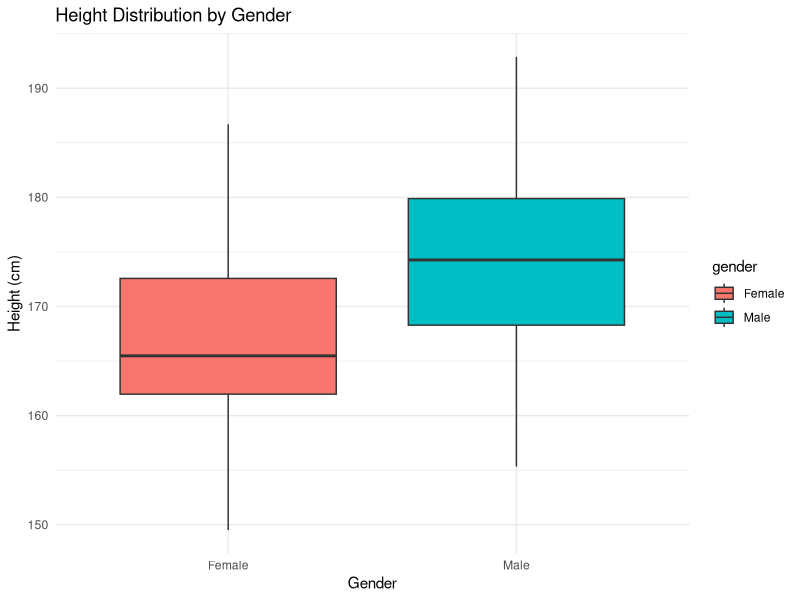
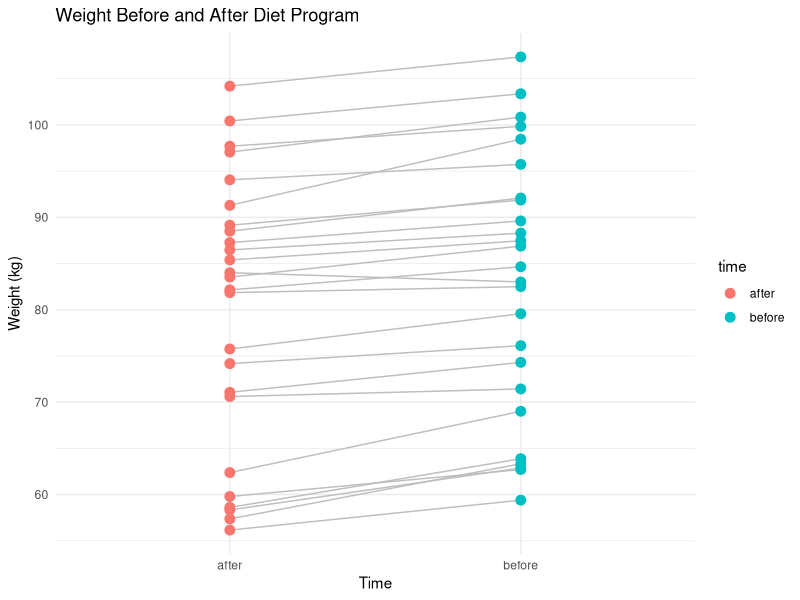
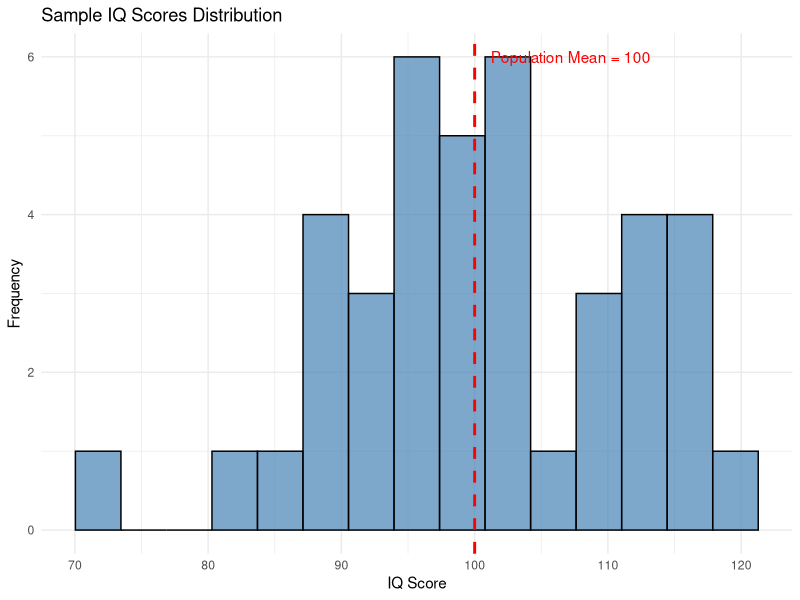
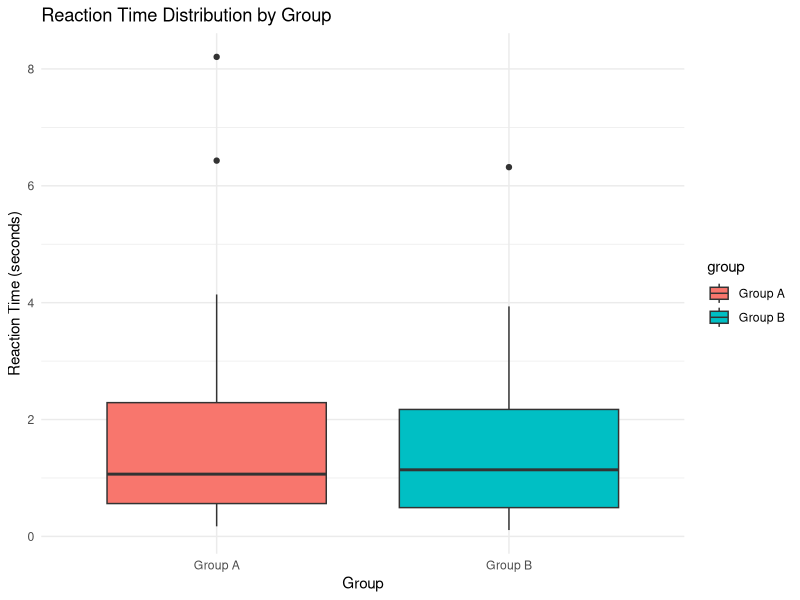
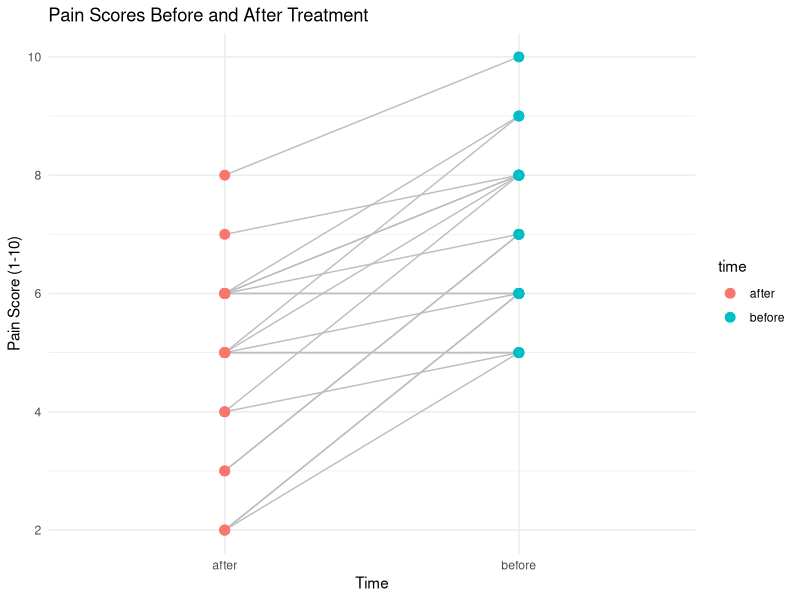

Here is the R script that generated these plots, in order:
## ---- chunk 1
knitr::opts_chunk$set(echo = TRUE, warning = FALSE, message = FALSE)
library(tidyverse)
## ---- chunk 2
# Generate sample data: heights of males vs females
set.seed(123)
male_heights <- rnorm(30, mean = 175, sd = 10)
female_heights <- rnorm(30, mean = 165, sd = 10)

# Combine into a data frame
height_data <- data.frame(
  height = c(male_heights, female_heights),
  gender = factor(rep(c("Male", "Female"), each = 30))
)

# Visualize the data
ggplot(height_data, aes(x = gender, y = height, fill = gender)) +
  geom_boxplot() +
  theme_minimal() +
  labs(title = "Height Distribution by Gender",
       x = "Gender", y = "Height (cm)")

# Perform independent samples t-test
t_test_result <- t.test(height ~ gender, data = height_data, var.equal = TRUE)
print(t_test_result)

# Interpretation
cat("\nInterpretation:\n")
cat("The p-value is:", format(t_test_result$p.value, scientific = FALSE), "\n")
if (t_test_result$p.value < 0.05) {
  cat("There is a significant difference between the two groups (p < 0.05)\n")
} else {
  cat("There is no significant difference between the two groups (p >= 0.05)\n")
}
## ---- chunk 3
# Generate sample data: weight before and after a diet program
set.seed(456)
n <- 25
weight_before <- rnorm(n, mean = 80, sd = 12)
weight_after <- weight_before - rnorm(n, mean = 3, sd = 2)  # Average loss of 3 kg

# Create data frame
weight_data <- data.frame(
  participant = 1:n,
  before = weight_before,
  after = weight_after
)

# Visualize the data
weight_long <- weight_data %>%
  pivot_longer(cols = c(before, after), names_to = "time", values_to = "weight")

ggplot(weight_long, aes(x = time, y = weight, group = participant)) +
  geom_line(color = "gray") +
  geom_point(aes(color = time), size = 3) +
  theme_minimal() +
  labs(title = "Weight Before and After Diet Program",
       x = "Time", y = "Weight (kg)")

# Perform paired samples t-test
paired_t_result <- t.test(weight_data$before, weight_data$after, paired = TRUE)
print(paired_t_result)

# Interpretation
cat("\nInterpretation:\n")
cat("Mean difference:", round(paired_t_result$estimate, 2), "kg\n")
cat("The p-value is:", format(paired_t_result$p.value, scientific = FALSE), "\n")
if (paired_t_result$p.value < 0.05) {
  cat("There is a significant difference between before and after (p < 0.05)\n")
} else {
  cat("There is no significant difference between before and after (p >= 0.05)\n")
}
## ---- chunk 4
# Generate sample data: IQ scores (population mean is 100)
set.seed(789)
sample_iq <- rnorm(40, mean = 105, sd = 15)

# Visualize the data
ggplot(data.frame(iq = sample_iq), aes(x = iq)) +
  geom_histogram(bins = 15, fill = "steelblue", color = "black", alpha = 0.7) +
  geom_vline(xintercept = 100, color = "red", linetype = "dashed", size = 1) +
  annotate("text", x = 100, y = 6, label = "Population Mean = 100", 
           color = "red", hjust = -0.1) +
  theme_minimal() +
  labs(title = "Sample IQ Scores Distribution",
       x = "IQ Score", y = "Frequency")

# Perform one-sample t-test (testing against population mean of 100)
one_sample_result <- t.test(sample_iq, mu = 100)
print(one_sample_result)

# Interpretation
cat("\nInterpretation:\n")
cat("Sample mean:", round(mean(sample_iq), 2), "\n")
cat("Hypothesized population mean:", 100, "\n")
cat("The p-value is:", format(one_sample_result$p.value, scientific = FALSE), "\n")
if (one_sample_result$p.value < 0.05) {
  cat("The sample mean is significantly different from 100 (p < 0.05)\n")
} else {
  cat("The sample mean is not significantly different from 100 (p >= 0.05)\n")
}
## ---- chunk 5
# Generate skewed sample data: reaction times in two groups
set.seed(321)
group_a <- rexp(25, rate = 0.5)  # Exponentially distributed
group_b <- rexp(25, rate = 0.7)

reaction_data <- data.frame(
  time = c(group_a, group_b),
  group = factor(rep(c("Group A", "Group B"), each = 25))
)

# Visualize the data
ggplot(reaction_data, aes(x = group, y = time, fill = group)) +
  geom_boxplot() +
  theme_minimal() +
  labs(title = "Reaction Time Distribution by Group",
       x = "Group", y = "Reaction Time (seconds)")

# Perform Mann-Whitney U test
mann_whitney_result <- wilcox.test(time ~ group, data = reaction_data)
print(mann_whitney_result)

# Interpretation
cat("\nInterpretation:\n")
cat("Median Group A:", round(median(group_a), 2), "\n")
cat("Median Group B:", round(median(group_b), 2), "\n")
cat("The p-value is:", format(mann_whitney_result$p.value, scientific = FALSE), "\n")
if (mann_whitney_result$p.value < 0.05) {
  cat("There is a significant difference between the two groups (p < 0.05)\n")
} else {
  cat("There is no significant difference between the two groups (p >= 0.05)\n")
}
## ---- chunk 6
# Generate paired sample data: pain scores before and after treatment
set.seed(654)
n <- 20
pain_before <- sample(5:10, n, replace = TRUE)  # Pain scale 1-10
pain_after <- pmax(1, pain_before - sample(0:4, n, replace = TRUE))  # Reduction

pain_paired_data <- data.frame(
  patient = 1:n,
  before = pain_before,
  after = pain_after
)

# Visualize the data
pain_long <- pain_paired_data %>%
  pivot_longer(cols = c(before, after), names_to = "time", values_to = "pain_score")

ggplot(pain_long, aes(x = time, y = pain_score, group = patient)) +
  geom_line(color = "gray") +
  geom_point(aes(color = time), size = 3) +
  theme_minimal() +
  labs(title = "Pain Scores Before and After Treatment",
       x = "Time", y = "Pain Score (1-10)")

# Perform Wilcoxon signed-rank test
wilcoxon_result <- wilcox.test(pain_paired_data$before, 
                                pain_paired_data$after, 
                                paired = TRUE)
print(wilcoxon_result)

# Interpretation
cat("\nInterpretation:\n")
cat("Median pain before:", median(pain_before), "\n")
cat("Median pain after:", median(pain_after), "\n")
cat("The p-value is:", format(wilcoxon_result$p.value, scientific = FALSE), "\n")
if (wilcoxon_result$p.value < 0.05) {
  cat("There is a significant difference between before and after treatment (p < 0.05)\n")
} else {
  cat("There is no significant difference between before and after treatment (p >= 0.05)\n")
}
